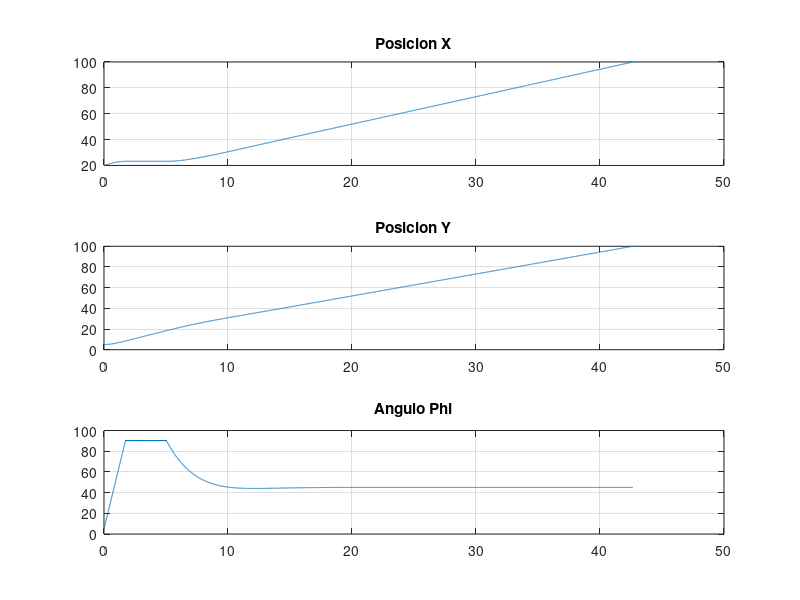
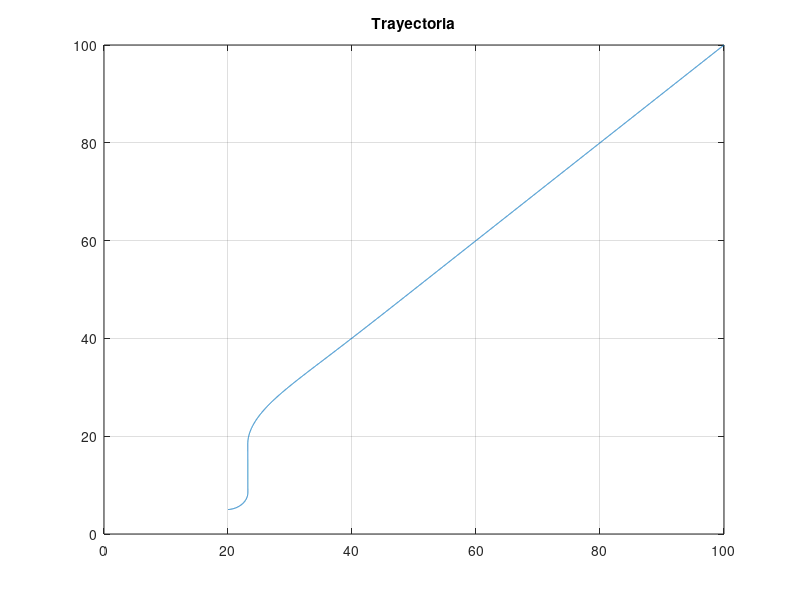

Reproduce these figures in MATLAB, in order.
% Control of car by method exact
pkg load control;
clear;
clc;
close all;

v = 3;
L = 3.5;
dt = 0.005;

%x0 = input('Introducir coordenada inicial x : ');
x0 = 20;
y0 = input('Introducir coordenada inicial y : ');
phi0 = input('Introducir angulo inicial phi (grados) :');
phi0 = phi0*pi/180;

A = [ 0 1
      0 0 ];
B = [ 0
      1 ];

q1 = 0.1;%input('q1: ');
q2 = 0.1;%input('q2: ');  
% q1 = 0.15;
% q2 = 0.10;
Q = diag([ q1 q2 ]);
R = [1];

# ecuacion de ricatti
# A'*X + X*A - X*B*G + Q = 0
# A'*X + X*A - X*B*inv(R)*B'*X + Q = 0
# G = inv(R)*B'*X = K
# A - B*K = A - B*inv(R)*B'*X
# X = A'*X*A - (A'*X*B)*inv(R+B'*X*B)*(B'*X*A) + Q
[X,leig,K]  = care(A,B,Q,R);
K = B'*X
k1 = K(1,1);
k2 = K(1,2);

%x_ = input('Introducir xast : ');

x   = x0;
y   = y0;
y_ = y0;
phi_ = 45*pi/180;
phi = phi0;

k = 1;
while( (x < 100) && (x > 0) )
   posx(k,1) = x;
   posy(k,1) = y;
   posphi(k,1) = phi;
   t(k,1) = (k-1)*dt;
   tandel = L*(k1*(y-(x+y)/2) + k2*v*(sin(phi)-sin(phi_)))/(v*v*cos(phi));
   del = atan(tandel);
   if(del > pi/4)
      del = pi/4;
   elseif (del < -pi/4)
      del = -pi/4;
   end
   delta(k,1) = del*180/pi;
   xp = v*cos(phi);
   x = x + xp*dt;
   yp = v*sin(phi);
   y = y + yp*dt;
   phip = -v/L*tan(del);
   phi = phi + phip*dt;
   k++;
end
posphi = 180/pi*posphi;

figure(1);
subplot(3,1,1); plot(t,posx);    grid;
title('Posicion X');
subplot(3,1,2); plot(t,posy);    grid;
title('Posicion Y');
subplot(3,1,3); plot(t,posphi);  grid;
title('Angulo Phi');

%figure(2);
%plot(t,delta);
%title('Angulo');  grid;

figure(3);
plot(posx,posy);
title('Trayectoria');
axis([0 100 0 100]);   grid;

